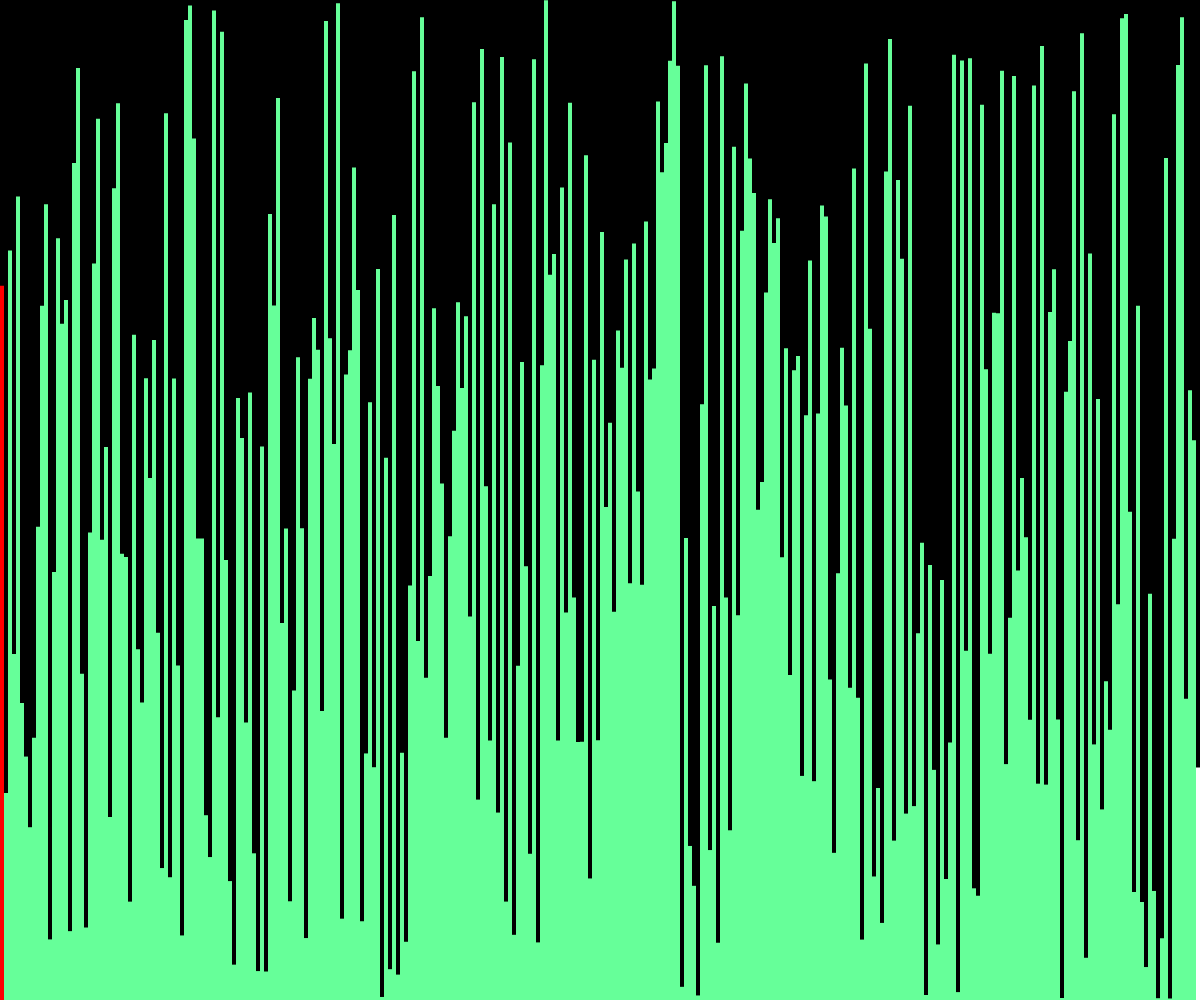
Frame 1 (no input)
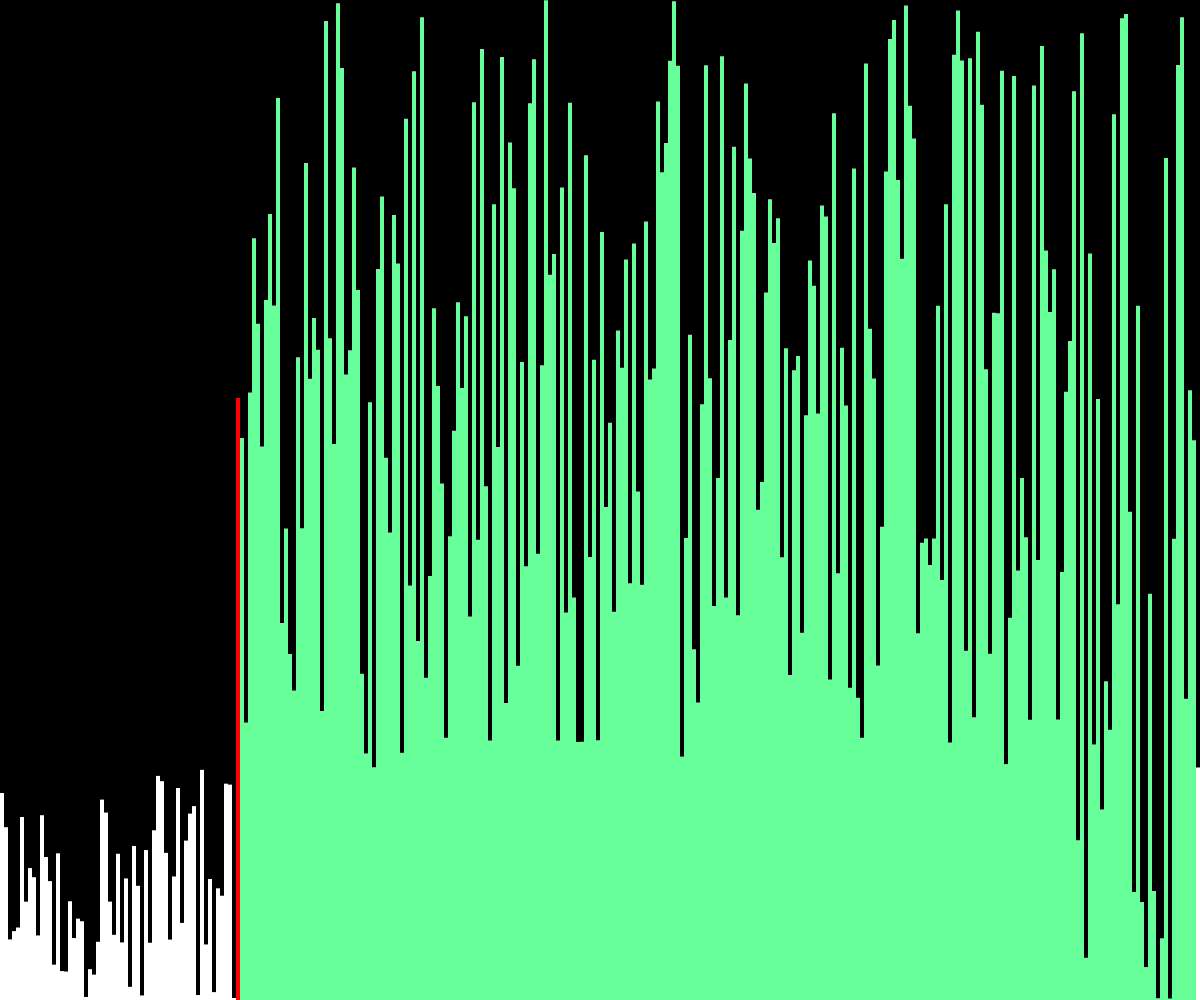
Frame 60 (no input)
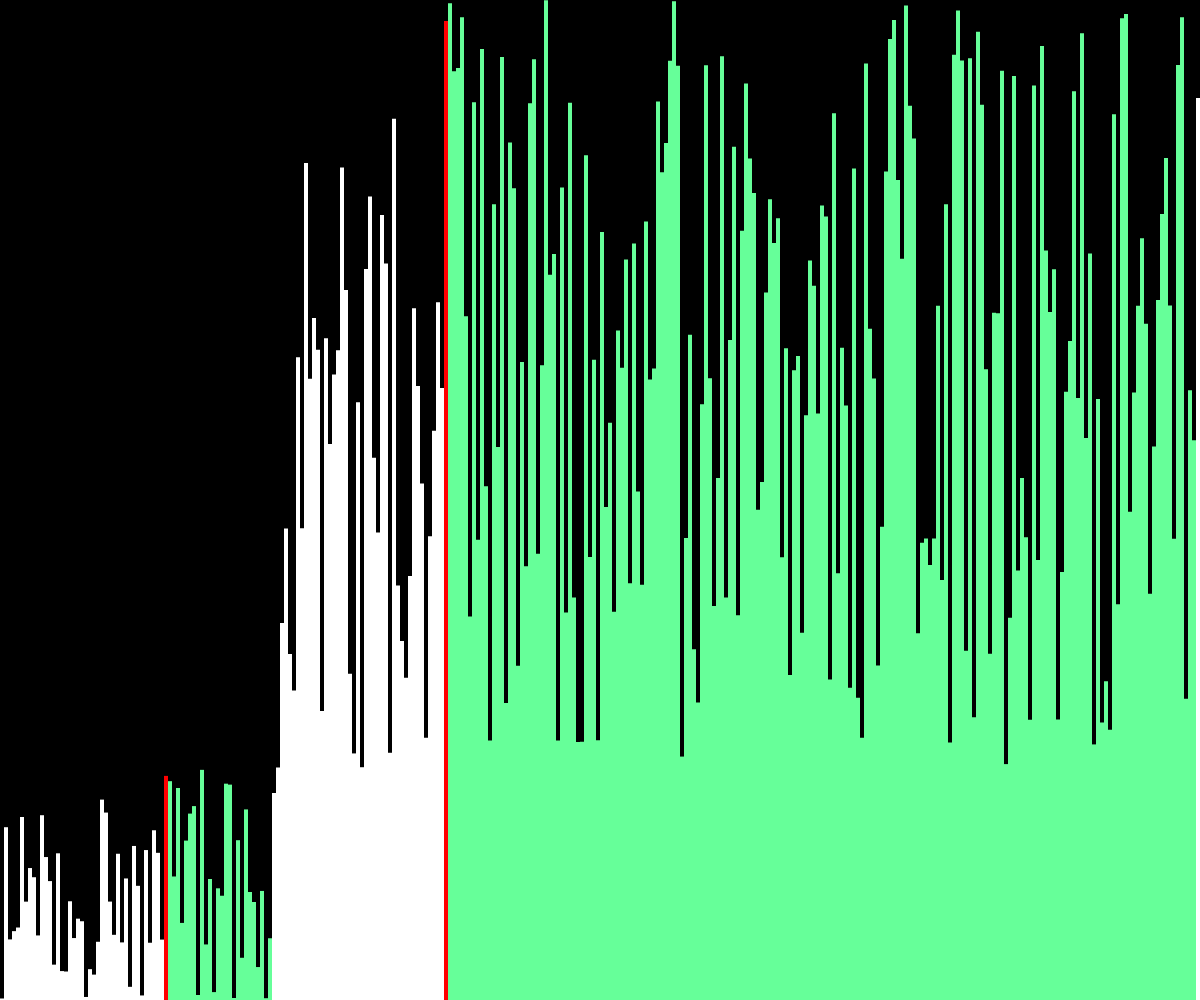
Frame 120 (the mouse pressed at the canvas centre since frame 60)

The p5.js sketch that drew these frames (run headless with seeded random() and noise() and a simulated clock; from frame 60 on, the mouse is pressed at the canvas centre):

// p5.js sketch
// ── sketch.js
let values = [];
let w = 4;

let states = [];

function setup() {
  createCanvas(windowWidth, windowHeight);
  values = new Array(floor(width / w));
  for (let i = 0; i < values.length; i++) {
    values[i] = random(height);
    states[i] = -1;
  }
  quickSort(values, 0, values.length - 1);
}

async function quickSort(arr, start, end) {
  if (start >= end) {
    return;
  }
  let index = await partition(arr, start, end);
  states[index] = -1;

  await Promise.all([
    quickSort(arr, start, index - 1),
    quickSort(arr, index + 1, end)
  ]);
}

async function partition(arr, start, end) {
  for (let i = start; i < end; i++) {
    states[i] = 1;
  }

  let pivotValue = arr[end];
  let pivotIndex = start;
  states[pivotIndex] = 0;
  for (let i = start; i < end; i++) {
    if (arr[i] < pivotValue) {
      await swap(arr, i, pivotIndex);
      states[pivotIndex] = -1;
      pivotIndex++;
      states[pivotIndex] = 0;
    }
  }
  await swap(arr, pivotIndex, end);

  for (let i = start; i < end; i++) {
    if (i != pivotIndex) {
      states[i] = -1;
    }
  }

  return pivotIndex;
}

function draw() {
  background(0);

  for (let i = 0; i < values.length; i++) {
    noStroke();
    if (states[i] == 0) {
      fill('#ff0000');
    } else if (states[i] == 1) {
      fill('#66ff99');
    } else {
      fill(255);
    }
    rect(i * w, height - values[i], w, values[i]);
  }
}

async function swap(arr, a, b) {
  await sleep(30);
  let temp = arr[a];
  arr[a] = arr[b];
  arr[b] = temp;
}

function sleep(ms) {
  return new Promise(resolve => setTimeout(resolve, ms));
}
